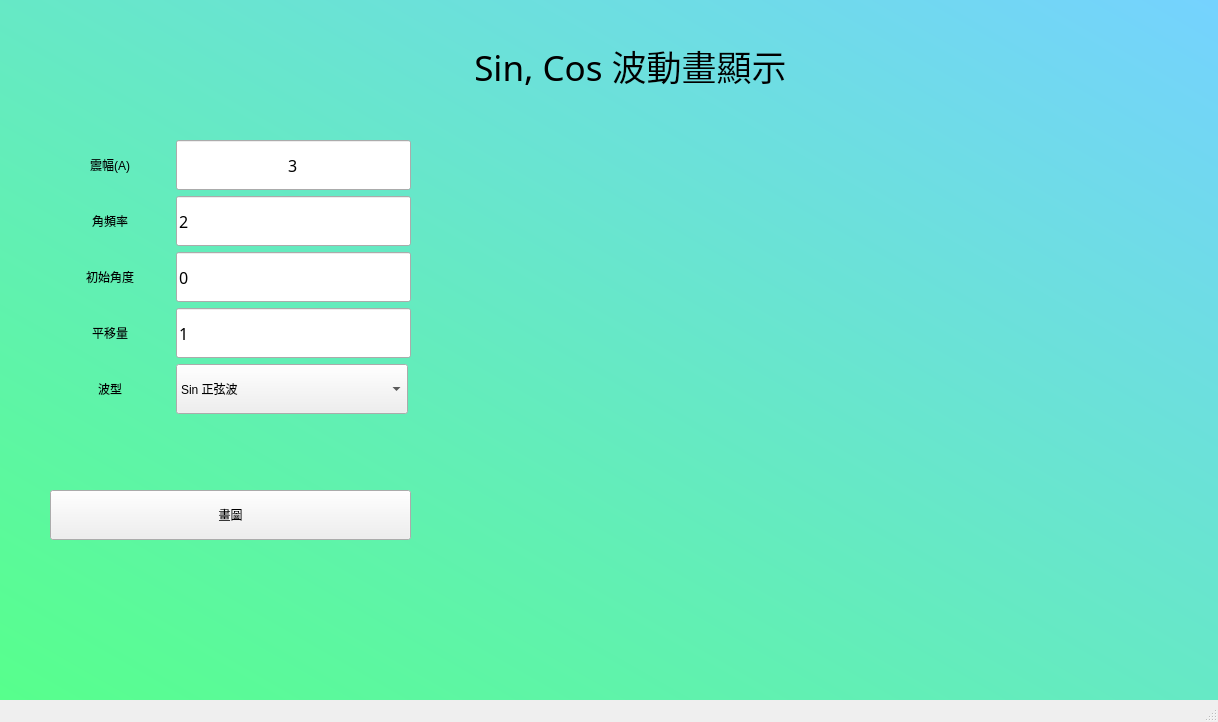
<?xml version="1.0" encoding="UTF-8"?>
<ui version="4.0">
 <author>Hao-Wei Li 李晧暐</author>
 <class>MainWindow</class>
 <widget class="QMainWindow" name="MainWindow">
  <property name="geometry">
   <rect>
    <x>0</x>
    <y>0</y>
    <width>1218</width>
    <height>722</height>
   </rect>
  </property>
  <property name="windowTitle">
   <string>MainWindow</string>
  </property>
  <property name="styleSheet">
   <string notr="true">QPushButton, QComboBox{
/*qproperty-alignment: &quot;AlignVCenter | AlignHCenter&quot;;*/
font: 63 12pt &quot;Adobe 繁黑體 Std B&quot;;
}

QLineEdit{
qproperty-alignment: &quot;AlignVCenter | AlignHCenter&quot;;
font: 63 12pt &quot;Adobe 繁黑體 Std B&quot;;
}

QLabel{
qproperty-alignment: &quot;AlignVCenter | AlignHCenter&quot;;
font: 63 12pt &quot;Adobe 繁黑體 Std B&quot;;
}
QPlainTextEdit {
    maximumBlockCount:1;
}

QMainWindow{
/*background-color: red;*/

}


#centralwidget {

background-color: qlineargradient(spread:pad, x1:0, y1:1, x2:1, y2:0, stop:0 rgba(87, 255, 140, 255), stop:1 rgba(117, 210, 255, 255));
}
</string>
  </property>
  <widget class="QWidget" name="centralwidget">
   <property name="styleSheet">
    <string notr="true"/>
   </property>
   <widget class="QWidget" name="verticalLayoutWidget">
    <property name="geometry">
     <rect>
      <x>470</x>
      <y>140</y>
      <width>681</width>
      <height>491</height>
     </rect>
    </property>
    <layout class="QVBoxLayout" name="plot_widget"/>
   </widget>
   <widget class="QWidget" name="formLayoutWidget">
    <property name="geometry">
     <rect>
      <x>50</x>
      <y>140</y>
      <width>361</width>
      <height>301</height>
     </rect>
    </property>
    <layout class="QFormLayout" name="formLayout">
     <item row="0" column="0">
      <widget class="QLabel" name="label">
       <property name="minimumSize">
        <size>
         <width>120</width>
         <height>50</height>
        </size>
       </property>
       <property name="maximumSize">
        <size>
         <width>150</width>
         <height>50</height>
        </size>
       </property>
       <property name="text">
        <string>震幅(A)</string>
       </property>
       <property name="alignment">
        <set>Qt::AlignCenter</set>
       </property>
      </widget>
     </item>
     <item row="0" column="1">
      <widget class="QLineEdit" name="a_input">
       <property name="minimumSize">
        <size>
         <width>120</width>
         <height>50</height>
        </size>
       </property>
       <property name="font">
        <font>
         <family>Adobe 繁黑體 Std B</family>
         <pointsize>12</pointsize>
         <weight>7</weight>
         <italic>false</italic>
         <bold>false</bold>
        </font>
       </property>
       <property name="text">
        <string>3</string>
       </property>
       <property name="alignment">
        <set>Qt::AlignCenter</set>
       </property>
      </widget>
     </item>
     <item row="1" column="0">
      <widget class="QLabel" name="label_2">
       <property name="minimumSize">
        <size>
         <width>120</width>
         <height>50</height>
        </size>
       </property>
       <property name="maximumSize">
        <size>
         <width>150</width>
         <height>50</height>
        </size>
       </property>
       <property name="text">
        <string>角頻率</string>
       </property>
       <property name="alignment">
        <set>Qt::AlignCenter</set>
       </property>
      </widget>
     </item>
     <item row="3" column="0">
      <widget class="QLabel" name="label_3">
       <property name="minimumSize">
        <size>
         <width>120</width>
         <height>50</height>
        </size>
       </property>
       <property name="maximumSize">
        <size>
         <width>150</width>
         <height>50</height>
        </size>
       </property>
       <property name="text">
        <string>平移量</string>
       </property>
       <property name="alignment">
        <set>Qt::AlignCenter</set>
       </property>
      </widget>
     </item>
     <item row="2" column="0">
      <widget class="QLabel" name="label_4">
       <property name="minimumSize">
        <size>
         <width>120</width>
         <height>50</height>
        </size>
       </property>
       <property name="maximumSize">
        <size>
         <width>150</width>
         <height>50</height>
        </size>
       </property>
       <property name="text">
        <string>初始角度</string>
       </property>
       <property name="alignment">
        <set>Qt::AlignCenter</set>
       </property>
      </widget>
     </item>
     <item row="3" column="1">
      <widget class="QLineEdit" name="delta_input">
       <property name="minimumSize">
        <size>
         <width>120</width>
         <height>50</height>
        </size>
       </property>
       <property name="font">
        <font>
         <family>Adobe 繁黑體 Std B</family>
         <pointsize>12</pointsize>
         <weight>7</weight>
         <italic>false</italic>
         <bold>false</bold>
        </font>
       </property>
       <property name="text">
        <string>1</string>
       </property>
      </widget>
     </item>
     <item row="2" column="1">
      <widget class="QLineEdit" name="theta_input">
       <property name="minimumSize">
        <size>
         <width>120</width>
         <height>50</height>
        </size>
       </property>
       <property name="font">
        <font>
         <family>Adobe 繁黑體 Std B</family>
         <pointsize>12</pointsize>
         <weight>7</weight>
         <italic>false</italic>
         <bold>false</bold>
        </font>
       </property>
       <property name="text">
        <string>0</string>
       </property>
      </widget>
     </item>
     <item row="1" column="1">
      <widget class="QLineEdit" name="f_input">
       <property name="minimumSize">
        <size>
         <width>120</width>
         <height>50</height>
        </size>
       </property>
       <property name="font">
        <font>
         <family>Adobe 繁黑體 Std B</family>
         <pointsize>12</pointsize>
         <weight>7</weight>
         <italic>false</italic>
         <bold>false</bold>
        </font>
       </property>
       <property name="text">
        <string>2</string>
       </property>
      </widget>
     </item>
     <item row="4" column="1">
      <widget class="QComboBox" name="comboBox">
       <property name="minimumSize">
        <size>
         <width>232</width>
         <height>50</height>
        </size>
       </property>
       <property name="maximumSize">
        <size>
         <width>150</width>
         <height>50</height>
        </size>
       </property>
       <item>
        <property name="text">
         <string>Sin 正弦波</string>
        </property>
       </item>
       <item>
        <property name="text">
         <string>Cos 餘弦波</string>
        </property>
       </item>
      </widget>
     </item>
     <item row="4" column="0">
      <widget class="QLabel" name="label_5">
       <property name="minimumSize">
        <size>
         <width>120</width>
         <height>50</height>
        </size>
       </property>
       <property name="maximumSize">
        <size>
         <width>150</width>
         <height>50</height>
        </size>
       </property>
       <property name="text">
        <string>波型</string>
       </property>
       <property name="alignment">
        <set>Qt::AlignCenter</set>
       </property>
      </widget>
     </item>
    </layout>
   </widget>
   <widget class="QLabel" name="title">
    <property name="geometry">
     <rect>
      <x>360</x>
      <y>30</y>
      <width>541</width>
      <height>71</height>
     </rect>
    </property>
    <property name="font">
     <font>
      <family>微軟正黑體</family>
      <pointsize>26</pointsize>
      <weight>9</weight>
      <italic>false</italic>
      <bold>false</bold>
     </font>
    </property>
    <property name="styleSheet">
     <string notr="true">font: 75 26pt &quot;微軟正黑體&quot;;</string>
    </property>
    <property name="text">
     <string>Sin, Cos 波動畫顯示</string>
    </property>
    <property name="alignment">
     <set>Qt::AlignCenter</set>
    </property>
   </widget>
   <widget class="QPushButton" name="drawButton">
    <property name="geometry">
     <rect>
      <x>50</x>
      <y>490</y>
      <width>361</width>
      <height>50</height>
     </rect>
    </property>
    <property name="minimumSize">
     <size>
      <width>352</width>
      <height>50</height>
     </size>
    </property>
    <property name="text">
     <string>畫圖</string>
    </property>
   </widget>
  </widget>
  <widget class="QMenuBar" name="menubar">
   <property name="geometry">
    <rect>
     <x>0</x>
     <y>0</y>
     <width>1218</width>
     <height>25</height>
    </rect>
   </property>
  </widget>
  <widget class="QStatusBar" name="statusbar"/>
 </widget>
 <resources/>
 <connections/>
</ui>
